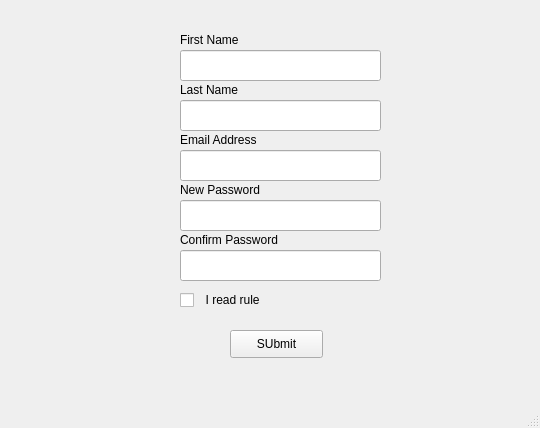
<?xml version="1.0" encoding="UTF-8"?>
<ui version="4.0">
 <class>SignUp</class>
 <widget class="QMainWindow" name="SignUp">
  <property name="geometry">
   <rect>
    <x>0</x>
    <y>0</y>
    <width>540</width>
    <height>428</height>
   </rect>
  </property>
  <property name="windowTitle">
   <string>SignUP</string>
  </property>
  <widget class="QWidget" name="centralwidget">
   <widget class="QLineEdit" name="lineEdit">
    <property name="geometry">
     <rect>
      <x>180</x>
      <y>50</y>
      <width>201</width>
      <height>31</height>
     </rect>
    </property>
   </widget>
   <widget class="QCheckBox" name="checkBox">
    <property name="geometry">
     <rect>
      <x>180</x>
      <y>290</y>
      <width>81</width>
      <height>20</height>
     </rect>
    </property>
    <property name="text">
     <string>  I read rules</string>
    </property>
   </widget>
   <widget class="QLineEdit" name="lineEdit_7">
    <property name="geometry">
     <rect>
      <x>180</x>
      <y>200</y>
      <width>201</width>
      <height>31</height>
     </rect>
    </property>
   </widget>
   <widget class="QLineEdit" name="lineEdit_8">
    <property name="geometry">
     <rect>
      <x>180</x>
      <y>150</y>
      <width>201</width>
      <height>31</height>
     </rect>
    </property>
   </widget>
   <widget class="QLineEdit" name="lineEdit_9">
    <property name="geometry">
     <rect>
      <x>180</x>
      <y>100</y>
      <width>201</width>
      <height>31</height>
     </rect>
    </property>
   </widget>
   <widget class="QLineEdit" name="lineEdit_2">
    <property name="geometry">
     <rect>
      <x>180</x>
      <y>250</y>
      <width>201</width>
      <height>31</height>
     </rect>
    </property>
   </widget>
   <widget class="QLabel" name="label">
    <property name="geometry">
     <rect>
      <x>180</x>
      <y>30</y>
      <width>201</width>
      <height>20</height>
     </rect>
    </property>
    <property name="text">
     <string>First Name</string>
    </property>
   </widget>
   <widget class="QLabel" name="label_2">
    <property name="geometry">
     <rect>
      <x>180</x>
      <y>80</y>
      <width>201</width>
      <height>20</height>
     </rect>
    </property>
    <property name="text">
     <string>Last Name</string>
    </property>
   </widget>
   <widget class="QLabel" name="label_3">
    <property name="geometry">
     <rect>
      <x>180</x>
      <y>130</y>
      <width>201</width>
      <height>20</height>
     </rect>
    </property>
    <property name="text">
     <string>Email Address</string>
    </property>
   </widget>
   <widget class="QLabel" name="label_4">
    <property name="geometry">
     <rect>
      <x>180</x>
      <y>180</y>
      <width>201</width>
      <height>20</height>
     </rect>
    </property>
    <property name="text">
     <string>New Password</string>
    </property>
   </widget>
   <widget class="QLabel" name="label_5">
    <property name="geometry">
     <rect>
      <x>180</x>
      <y>230</y>
      <width>201</width>
      <height>20</height>
     </rect>
    </property>
    <property name="text">
     <string>Confirm Password</string>
    </property>
   </widget>
   <widget class="QPushButton" name="pushButton">
    <property name="geometry">
     <rect>
      <x>230</x>
      <y>330</y>
      <width>93</width>
      <height>28</height>
     </rect>
    </property>
    <property name="text">
     <string>SUbmit</string>
    </property>
   </widget>
  </widget>
  <widget class="QMenuBar" name="menubar">
   <property name="geometry">
    <rect>
     <x>0</x>
     <y>0</y>
     <width>540</width>
     <height>26</height>
    </rect>
   </property>
  </widget>
  <widget class="QStatusBar" name="statusbar"/>
 </widget>
 <resources/>
 <connections/>
</ui>
